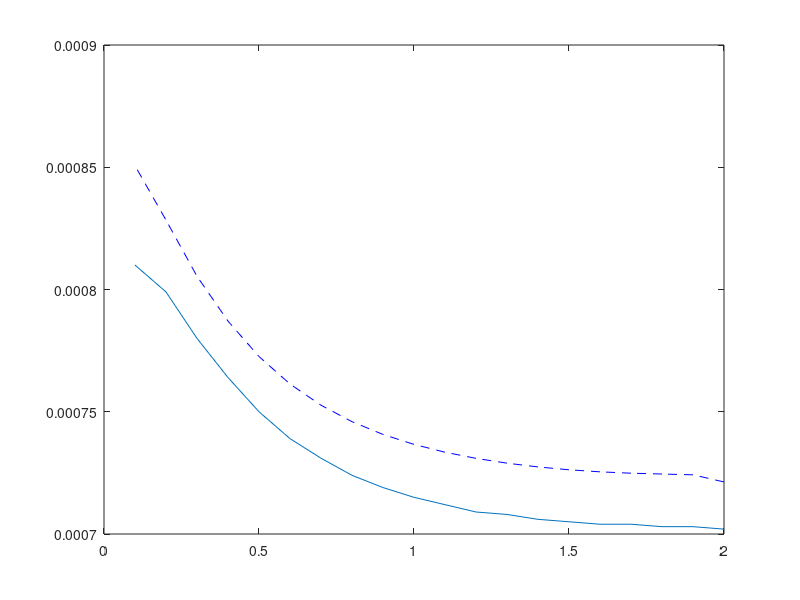
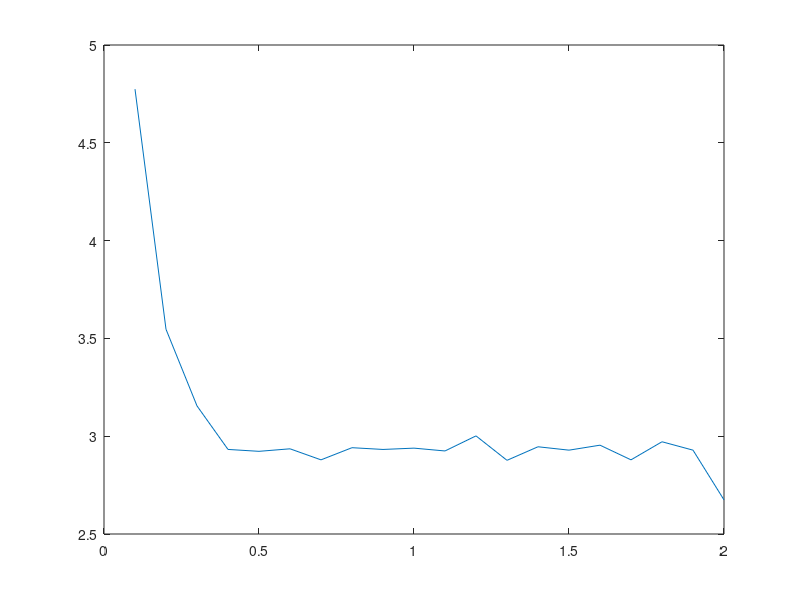

MATLAB code for these plots, in order:
data1=load('Js-Abaqus-at-time-1p000.txt')
figure;
for i=9%:size(data,1)
     plot(data1(1,2:end),data1(i,2:end),'--b')
     hold on
end
data2=load('Js-at-time-1.0.txt')
for i=7%:size(data,1)
     plot(data2(1,2:end),data2(i,2:end))
     hold on
end

%Difference between Abaqus and Mine
figure; plot(data1(1,2:end),abs(data1(9,2:end)-data2(7,2:end))./data1(9,2:end)*100)

%% Difference from analytical solution
sig=10000
a=0.5

KI_Infinite=sig*sqrt(pi*a)
v=0.32
E=200e9
K1=sqrt(data1(10,2)*(E/(1-v^2)))
K2=sqrt(data2(5,2)*(E/(1-v^2)))
Error1 =abs(KI_Infinite-K1)/KI_Infinite*100
Error2 =abs(KI_Infinite-K2)/KI_Infinite*100
